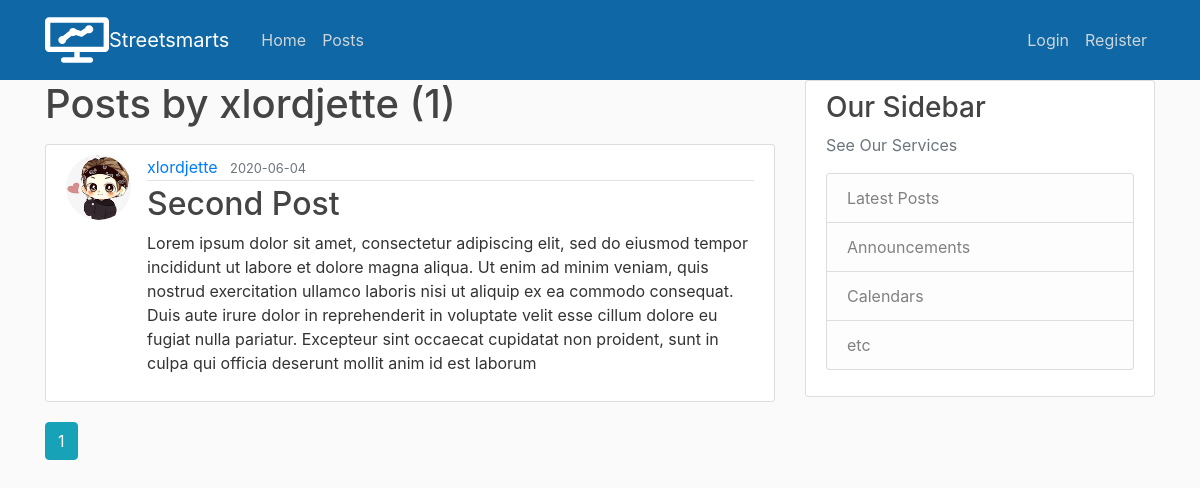
The app's page /user/xlordjette with its own data.
### streetsmarts/models.py (models this page shows, shortened)
class User(db.Model, UserMixin): # UserMixin :arrow_right::arrow_right:  it adds attributes of user class
    __tablename__ = 'user'
    id = db.Column(db.Integer, primary_key=True)
    username = db.Column(db.String(20), unique=True, nullable=False)
    email = db.Column(db.String(120), unique=True, nullable=False)
    image_file = db.Column(db.String(20),  nullable=False, default="default.jpg")
    password = db.Column(db.String(60), nullable=False)
    posts = db.relationship('Post', backref = 'author', lazy=True)  ##one to many relationship, db.relationship('[child model name eg Post same as below]'),

class Post(db.Model):
    id = db.Column(db.Integer, primary_key=True)
    title = db.Column(db.String(255), nullable=False)
    date_posted = db.Column(db.DateTime, nullable=False, default = datetime.utcnow) #case sensitive DateTime
    content = db.Column(db.Text, nullable=False)
    user_id = db.Column(db.Integer, db.ForeignKey('user.id'), nullable=False)  #kaya siya lower case user because this is default set of DB (user = User)

### streetsmarts/users/routes.py (the view)
@users.route("/user/<string:username>") #READ/VIEW, this is for specific user posts
def user_posts(username):
    page = request.args.get('page', 1, type=int)
    user = User.query.filter_by(username=username).first_or_404()
    post = Post.query.filter_by(author=user)\
        .order_by(Post.date_posted.desc())\
        .paginate(page=page, per_page=10)
    return render_template('user_posts.html', posts=post, user=user)

### streetsmarts/templates/user_posts.html
{% extends "layout.html" %}
{% block content %}
    <h1 class="mb-3">Posts by {{ user.username }} ({{ posts.total }})</h1>
    {% for post in posts.items %}
        <article class="media content-section">
            <img class="rounded-circle article-img" src="{{ url_for('static', filename='profile_pics/' + post.author.image_file ) }}">
            <div class="media-body">
            <div class="article-metadata">
                <a class="mr-2" href="{{ url_for('users.user_posts', username=post.author.username) }}">{{ post.author.username }}</a>
                <small class="text-muted">{{ post.date_posted.strftime('%Y-%m-%d') }}</small>
            </div>
            <h2><a class="article-title" href="{{ url_for('posts.post', post_id=post.id) }}">{{ post.title }}</a></h2>
            <p class="article-content">{{ post.content }}</p>
            </div>
        </article>
    {% endfor %}
    {% for page_num in posts.iter_pages(left_edge=1, right_edge=1, left_current=1, right_current=2) %}
      {% if page_num %}
        {% if posts.page == page_num %}
          <a class="btn btn-info mb-4" href="{{ url_for('users.user_posts', username=user.username, page=page_num) }}">{{ page_num }}</a>
        {% else %}
          <a class="btn btn-outline-info mb-4" href="{{ url_for('users.user_posts', username=user.username, page=page_num) }}">{{ page_num }}</a>
        {% endif %}
      {% else %}
        ...
      {% endif %}
    {% endfor %}
{% endblock content %}

### streetsmarts/static/main.css (style rules this page uses)
body { background: #fafafa; color: #333333; margin-top: 5rem; }
h1, h2, h3, h4, h5, h6 { color: #444444; }
.content-section { background: #ffffff; padding: 10px 20px; border: 1px solid #dddddd; border-radius: 3px; margin-bottom: 20px; }
.article-title { color: #444444; }
.article-content { white-space: pre-line; }
.article-img { height: 65px; width: 65px; margin-right: 16px; }
.article-metadata { padding-bottom: 1px; margin-bottom: 4px; border-bottom: 1px solid #e3e3e3 }

### records on screen
User: username "xlordjette"
Post: image_file (picture), author.username "xlordjette", date_posted "2020-06-04", title "Second Post", content "Lorem ipsum dolor sit amet, consectetur adipiscing elit, sed do eiusmod tempor incididunt ut labore et dolore magna aliqua. Ut enim ad minim veniam, quis nostrud exercitation ullamco laboris nisi ut aliquip ex ea commodo consequat. Duis aute irure dolor in reprehenderit in voluptate velit esse cillum dolore eu fugiat nulla pariatur. Excepteur sint occaecat cupidatat non proident, sunt in culpa qui officia deserunt mollit anim id est laborum"

### other values on screen
{{ posts.total }} "1"
{{ page_num }} "1"
